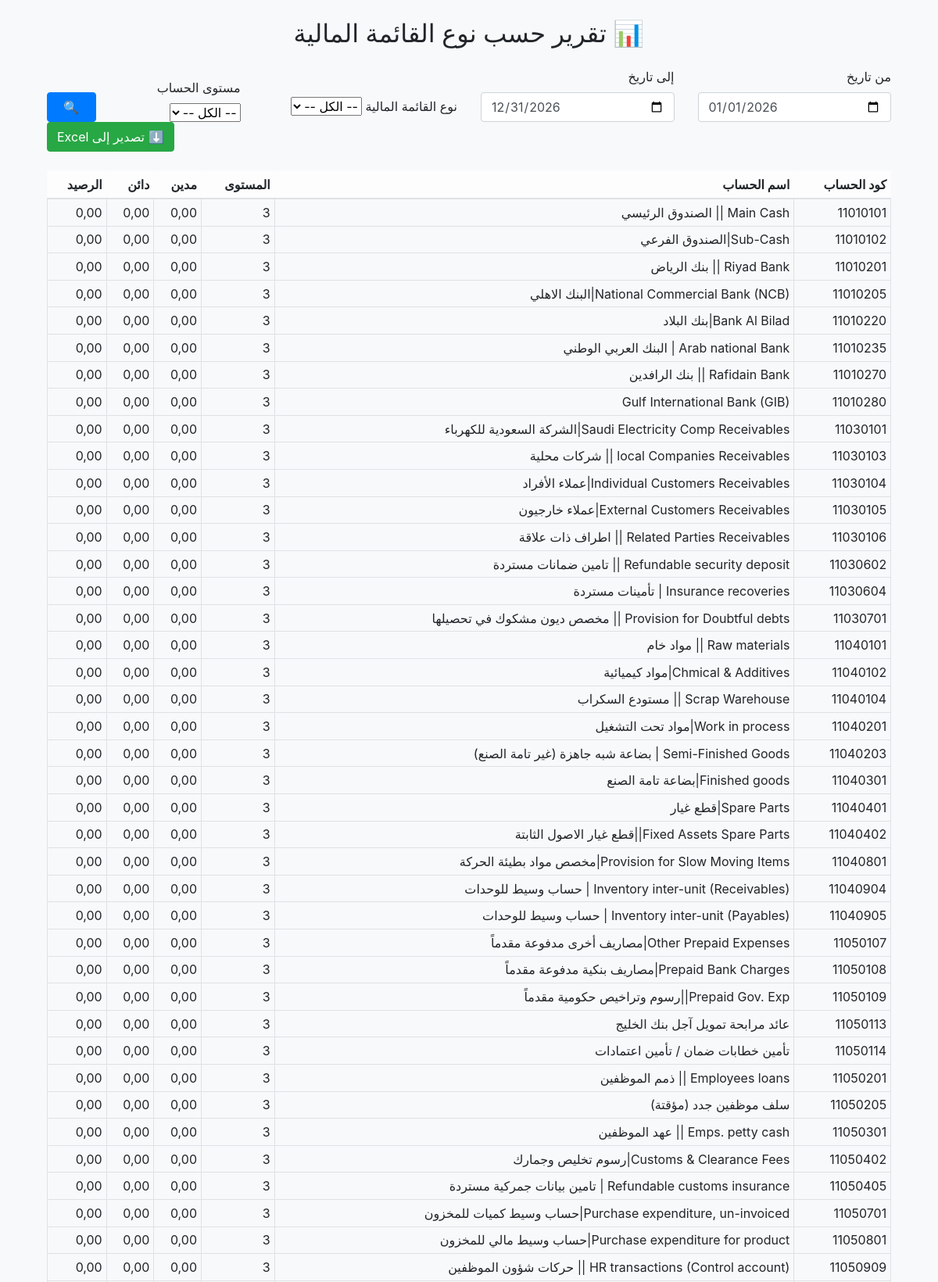
Page /accounts/reports/statement-report/ (upper part) on the committed database.
### accounts/models.py (models this page shows, shortened)
class Account(models.Model):
    code = models.CharField(max_length=20, unique=True, verbose_name=_("كود الحساب"))
    name = models.CharField(max_length=255, verbose_name=_("اسم الحساب"))
    parent = models.ForeignKey('self', null=True, blank=True, on_delete=models.SET_NULL, verbose_name=_("الحساب الأب"))
    level = models.PositiveIntegerField(verbose_name=_("مستوى الحساب"))
    group = models.ForeignKey(AccountGroup, on_delete=models.SET_NULL, null=True, blank=True, verbose_name=_("مجموعة التدفقات النقدية"))
    direction = models.ForeignKey(
        'AccountDirection',
        on_delete=models.SET_NULL,
        null=True,
        blank=True,
        verbose_name=_("التصنيف الداخلي")
    )
    sub_mapping = models.ForeignKey(SubMapping, on_delete=models.SET_NULL, null=True, blank=True, verbose_name=_("Sub-Mapping"))
    statement_type = models.ForeignKey(
        'FinancialStatementType',
        on_delete=models.SET_NULL,
        null=True,
        blank=True,
        verbose_name="نوع الحساب (القائمة المالية)"
    )
    class Meta:
        verbose_name = "الحساب"
        verbose_name_plural = "الحسابات"
    @property
    def children(self):
        return Account.objects.filter(parent=self).order_by('code')

### accounts/views.py (the view, shortened to what this page needs)
# urls.py: path("reports/statement-report/", financial_statement_report_view, name="financial_statement_report"),
def financial_statement_report_view(request):
    start_date = request.GET.get("start_date", "2026-01-01")
    end_date = request.GET.get("end_date", "2026-12-31")
    selected_code = request.GET.get("statement_type")
    selected_level = request.GET.get("level")
    statement_type = None
    if selected_code:
        try:
            statement_type = FinancialStatementType.objects.get(code=selected_code)
        except FinancialStatementType.DoesNotExist:
            statement_type = None
    accounts = Account.objects.all()
    if statement_type:
        accounts = accounts.filter(statement_type=statement_type)
    account_map = {acc.id: acc for acc in accounts}
    balances = {}
    for acc in accounts:
        lines = JournalEntryLine.objects.filter(
            account=acc,
            journal_entry__date__range=(start_date, end_date)
        ).aggregate(
            debit=Sum('debit'),
            credit=Sum('credit')
        )
        debit = lines['debit'] or 0
        credit = lines['credit'] or 0
        direction = acc.direction.code if acc.direction else 'debit'
        balance = debit - credit if direction == 'debit' else credit - debit
        if acc.id not in balances:
            balances[acc.id] = {
                'account': acc,
                'debit': 0,
                'credit': 0,
                'balance': 0
            }
        balances[acc.id]['debit'] += debit
        balances[acc.id]['credit'] += credit
        balances[acc.id]['balance'] += balance
        parent = acc.parent
    final_data = []
    total_debit = total_credit = total_balance = 0
    for b in balances.values():
        acc = b['account']
        final_data.append({
            'code': acc.code,
            'name': acc.name,
            'level': acc.level,
            'debit': b['debit'],
            'credit': b['credit'],
            'balance': b['balance'],
        })
        if not acc.children.exists():
            total_debit += b['debit']
            total_credit += b['credit']
            total_balance += b['balance']
    statement_types = FinancialStatementType.objects.all()
    return render(request, "accounts/reports/financial_statement_report.html", {
        "accounts": sorted(final_data, key=lambda x: x['code']),
        "statement_types": statement_types,
        "selected_code": selected_code,
        "start_date": start_date,
        "end_date": end_date,
        "level": selected_level,
        "total_debit": total_debit,
        "total_credit": total_credit,
        "total_balance": total_balance,
    })

### accounts/templates/accounts/reports/financial_statement_report.html (shortened to what this page needs)
{% extends "base.html" %}
{% load humanize %}
{% load custom_filters %}
{% block content %}
<div class="container mt-4">
  <h2 class="text-center mb-4">📊 تقرير حسب نوع القائمة المالية</h2>
  <form method="get" class="row g-3 mb-4 align-items-end">
    <div class="col-md-3">
      <label>من تاريخ</label>
      <input type="date" name="start_date" value="{{ start_date }}" class="form-control">
    </div>
    <div class="col-md-3">
      <label>إلى تاريخ</label>
      <input type="date" name="end_date" value="{{ end_date }}" class="form-control">
    </div>
    <div class="col-md-3">
      <label>نوع القائمة المالية</label>
      <select name="statement_type" class="form-select">
        <option value="">-- الكل --</option>
      </select>
    </div>
    <div class="col-md-2">
      <label>مستوى الحساب</label>
      <select name="level" class="form-select">
        <option value="">-- الكل --</option>
      </select>
    </div>
    <div class="col-md-1 d-flex gap-2">
      <button type="submit" class="btn btn-primary w-100">🔍</button>
    </div>
    <div class="col-md-12 d-flex justify-content-end">
      <a href="?start_date={{ start_date }}&end_date={{ end_date }}&statement_type={{ selected_code }}&level={{ level }}&export=excel" class="btn btn-success">⬇️ تصدير إلى Excel</a>
    </div>
  </form>
  {% if accounts %}
    <table class="table table-bordered table-sm">
      <thead class="table-light">
        <tr>
          <th>كود الحساب</th>
          <th>اسم الحساب</th>
          <th>المستوى</th>
          <th class="text-end">مدين</th>
          <th class="text-end">دائن</th>
          <th class="text-end">الرصيد</th>
        </tr>
      </thead>
      <tbody>
        {% for acc in accounts %}
          <tr>
            <td>{{ acc.code }}</td>
            <td>{{ acc.name }}</td>
            <td>{{ acc.level }}</td>
            <td class="text-end">{{ acc.debit|floatformat:2 }}</td>
            <td class="text-end">{{ acc.credit|floatformat:2 }}</td>
            <td class="text-end">{{ acc.balance|floatformat:2 }}</td>
          </tr>
        {% endfor %}
      </tbody>
    </table>
  {% else %}
    <div class="alert alert-warning text-center mt-4">⚠️ لا توجد بيانات مطابقة للفلتر الحالي.</div>
  {% endif %}
</div>
{% endblock %}

### rows in the picture
Account: code "11010101", name "Main Cash || الصندوق الرئيسي"
Account: code "11010102", name "Sub-Cash|الصندوق الفرعي"
Account: code "11010201", name "Riyad Bank || بنك الرياض"
Account: code "11010205", name "National Commercial Bank (NCB)|البنك الاهلي"
Account: code "11010220", name "Bank Al Bilad|بنك البلاد"
Account: code "11010235", name "Arab national Bank | البنك العربي الوطني"
Account: code "11010270", name "Rafidain Bank || بنك الرافدين"
Account: code "11010280", name "Gulf International Bank (GIB)"
Account: code "11030101", name "Saudi Electricity Comp Receivables|الشركة السعودية للكهرباء"
Account: code "11030103", name "local Companies Receivables || شركات محلية"
Account: code "11030104", name "Individual Customers Receivables|عملاء الأفراد"
Account: code "11030105", name "External Customers Receivables|عملاء خارجيون"
Account: code "11030106", name "Related Parties Receivables || اطراف ذات علاقة"
Account: code "11030602", name "Refundable security deposit || تامين ضمانات مستردة"
Account: code "11030604", name "Insurance recoveries | تأمينات مستردة"
Account: code "11030701", name "Provision for Doubtful debts || مخصص ديون مشكوك في تحصيلها"
Account: code "11040101", name "Raw materials || مواد خام"
Account: code "11040102", name "Chmical & Additives|مواد كيميائية"
Account: code "11040104", name "Scrap Warehouse || مستودع السكراب"
Account: code "11040201", name "Work in process|مواد تحت التشغيل"
Account: code "11040203", name "Semi-Finished Goods | بضاعة شبه جاهزة (غير تامة الصنع)"
Account: code "11040301", name "Finished goods|بضاعة تامة الصنع"
Account: code "11040401", name "Spare Parts|قطع غيار"
Account: code "11040402", name "Fixed Assets Spare Parts||قطع غيار الاصول الثابتة"
Account: code "11040801", name "Provision for Slow Moving Items|مخصص مواد بطيئة الحركة"
Account: code "11040904", name "Inventory inter-unit (Receivables) | حساب وسيط للوحدات"
Account: code "11040905", name "Inventory inter-unit (Payables) | حساب وسيط للوحدات"
Account: code "11050107", name "Other Prepaid Expenses|مصاريف أخرى مدفوعة مقدماً"
Account: code "11050108", name "Prepaid Bank Charges|مصاريف بنكية مدفوعة مقدماً"
Account: code "11050109", name "Prepaid Gov. Exp||رسوم وتراخيص حكومية مقدماً"
Account: code "11050113", name "عائد مرابحة تمويل آجل بنك الخليج"
Account: code "11050114", name "تأمين خطابات ضمان / تأمين اعتمادات"
Account: code "11050201", name "Employees loans || ذمم الموظفين"
Account: code "11050205", name "سلف موظفين جدد (مؤقتة)"
Account: code "11050301", name "Emps. petty cash || عهد الموظفين"
Account: code "11050402", name "Customs & Clearance Fees|رسوم تخليص وجمارك"
Account: code "11050405", name "Refundable customs insurance | تامين بيانات جمركية مستردة"
Account: code "11050701", name "Purchase expenditure, un-invoiced|حساب وسيط كميات للمخزون"
Account: code "11050801", name "Purchase expenditure for product|حساب وسيط مالي للمخزون"
Account: code "11050909", name "HR transactions (Control account) || حركات شؤون الموظفين"

### other values in the picture
{{ acc.level }} "3" "3" "3" "3" "3" "3" "3" "3" "3" "3" "3" "3" "3" "3" "3" "3" "3" "3" "3" "3" "3" "3" "3" "3" "3" "3" "3" "3" "3" "3" "3" "3" "3" "3" "3" "3" "3" "3" "3" "3"
{{ acc.debit|floatformat:2 }} "0,00" "0,00" "0,00" "0,00" "0,00" "0,00" "0,00" "0,00" "0,00" "0,00" "0,00" "0,00" "0,00" "0,00" "0,00" "0,00" "0,00" "0,00" "0,00" "0,00" "0,00" "0,00" "0,00" "0,00" "0,00" "0,00" "0,00" "0,00" "0,00" "0,00" "0,00" "0,00" "0,00" "0,00" "0,00" "0,00" "0,00" "0,00" "0,00" "0,00"
{{ acc.credit|floatformat:2 }} "0,00" "0,00" "0,00" "0,00" "0,00" "0,00" "0,00" "0,00" "0,00" "0,00" "0,00" "0,00" "0,00" "0,00" "0,00" "0,00" "0,00" "0,00" "0,00" "0,00" "0,00" "0,00" "0,00" "0,00" "0,00" "0,00" "0,00" "0,00" "0,00" "0,00" "0,00" "0,00" "0,00" "0,00" "0,00" "0,00" "0,00" "0,00" "0,00" "0,00"
{{ acc.balance|floatformat:2 }} "0,00" "0,00" "0,00" "0,00" "0,00" "0,00" "0,00" "0,00" "0,00" "0,00" "0,00" "0,00" "0,00" "0,00" "0,00" "0,00" "0,00" "0,00" "0,00" "0,00" "0,00" "0,00" "0,00" "0,00" "0,00" "0,00" "0,00" "0,00" "0,00" "0,00" "0,00" "0,00" "0,00" "0,00" "0,00" "0,00" "0,00" "0,00" "0,00" "0,00"
